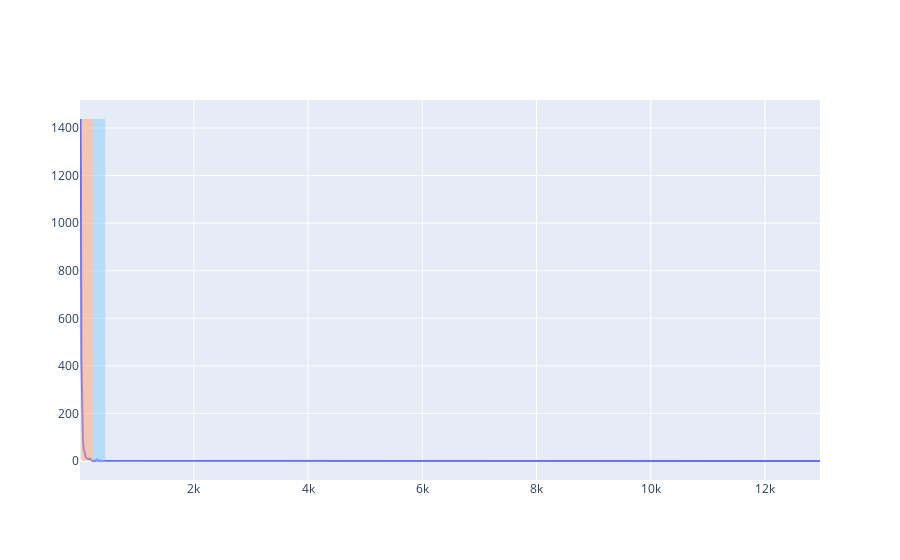
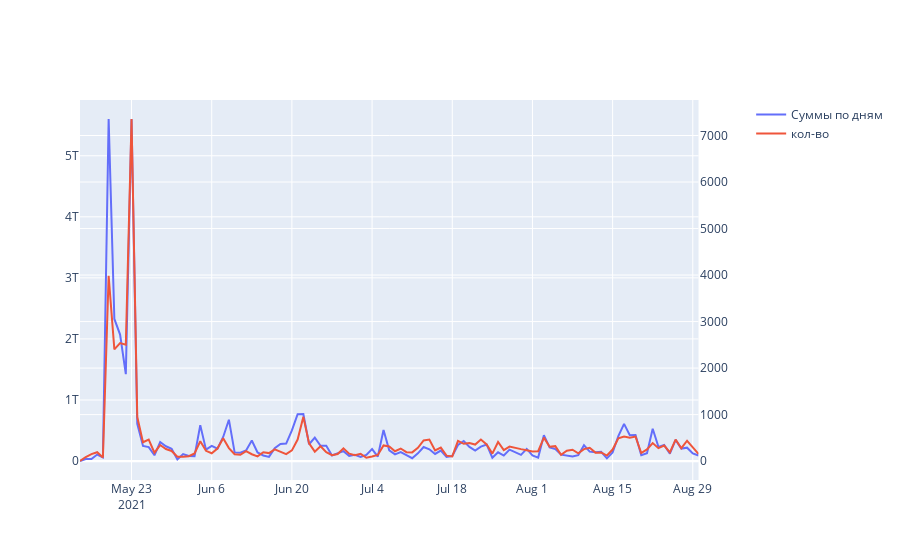
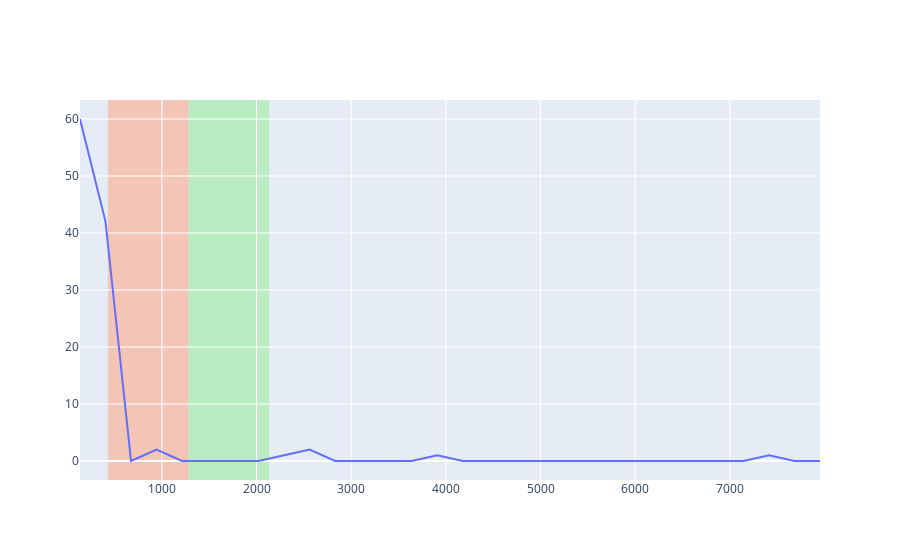

The notebook cell these images were saved under, in order:
### Code cell
import psycopg2
import plotly
import plotly.graph_objs as go
import plotly.graph_objects as px
from plotly.subplots import make_subplots
from statistics import stdev, mean
import plotly.figure_factory as ff


def split_range(minValue, maxValue, parts):
    length = (maxValue - minValue)/parts
    splits = []
    for i in range(parts):
        splits.append((i*length, (i+1)*length))
    return splits


def distr_per_sender(days,min_txs):
    # latest transaction time in db - 2021-08-30 10:37:08+00
    # earliest trans - 2021-05-14 23:35:17+00
    date_clause = "and date > timestamp '2021-08-30 10:37:08+00' - interval '%s day'" % (days,)
    connection = psycopg2.connect(user=DBUSER,
                                  password=DBPASSWORD,
                                  host=DBHOST,
                                  port=DBPORT)
    cursor = connection.cursor("lalala")
    cursor.execute(
        """select 
            sender,
            count(sender) 
            from messages 
            where 
            message_type='send'
            %s
            group by sender 
            having count(sender)<100000 and count(sender)>%s""" % (date_clause,min_txs))
    senders = []
    trans_count = []
    for row in cursor.fetchall():
        senders.append(row[0])
        trans_count.append(row[1])

    ranges = split_range(min(trans_count)*0.9, max(trans_count)*1.1, 1000)
    # each dot actualy represents an interval ( s[0],s[1] ]
    x_axis = list(map(lambda s: (s[1]-s[0])/2+s[0], ranges))
    values = [0]*len(x_axis)
    s = stdev(trans_count)
    m = mean(trans_count)
    print(m, s)
    for value in trans_count:
        for r in enumerate(ranges):
            if value > r[1][0] and value <= r[1][1]:
                values[r[0]] = values[r[0]]+1
    figdev = go.Figure()
    figdev.add_trace(go.Scatter(x=x_axis, y=values, name="", mode="lines"))
    figdev.add_shape(type="rect",
                     x0=m, y0=0, x1=m+s, y1=max(values),
                     line=dict(
                         color="LightSalmon",
                         width=0,
                     ),
                     opacity=0.5,
                     fillcolor="LightSalmon",)
    figdev.add_shape(type="rect",
                     x0=m+s, y0=0, x1=m+s*2, y1=max(values),
                     line=dict(
                         color="LightSkyBlue",
                         width=0,
                     ),
                     opacity=0.5,
                     fillcolor="LightSkyBlue",)
    figdev.show()
    c = connection.cursor()
    for sigma_step in range(25):
        sigma = sigma_step/4
        c.execute(
            "select count(*) from (select sender,count(sender) from messages where message_type='send' %s group by sender having count(sender)>%s) as a" % (date_clause,m+s*sigma)
        )
        rec = c.fetchone()
        print("sigma = %f, accounts with amount of trans above %f  - %s" %
              (sigma, m+s*sigma, rec[0]))
    c.execute(
            "select sender,count(sender) from messages where message_type='send' %s group by sender order by count(sender) desc limit 5" % (date_clause,)
        )
    for row in c.fetchall():
        print(row)




def get_senders_amount(mix_txs):
    connection = psycopg2.connect(user=DBUSER,
                                  password=DBPASSWORD,
                                  host=DBHOST,
                                  port=DBPORT)
    cursor = connection.cursor()
    cursor.execute("select count(*) from (select sender from messages where message_type='send' group by sender having  count(*)>%s) as a",(mix_txs,))
    rec = cursor.fetchone()
    return int(rec[0])


def distr_per_day(sql):
    connection = psycopg2.connect(user=DBUSER,
                                  password=DBPASSWORD,
                                  host=DBHOST,
                                  port=DBPORT)
    cursor = connection.cursor("1")
    cursor.execute(sql)
    days = []
    sums = []
    amounts = []
    for row in cursor.fetchall():
        days.append(row[0])
        sums.append(row[1])
        amounts.append(row[2])

    fig = make_subplots(specs=[[{"secondary_y": True}]])
    fig.add_trace(go.Scatter(x=days, y=sums, name="Суммы по дням"),
                  secondary_y=False)
    fig.add_trace(go.Scatter(x=days, y=amounts,
                             name="кол-во"), secondary_y=True)
    fig.show()

    ranges = split_range(min(amounts)*0.9, max(amounts)*1.1, 30)
    # each dot actualy represents an interval ( s[0],s[1] ]
    x_axis = list(map(lambda s: (s[1]-s[0])/2+s[0], ranges))
    # x_axis = list(map(lambda s: "{:.2f}-{:.2f}".format(s[0],s[1]), ranges))
    values = [0]*len(x_axis)
    for value in amounts:
        for r in enumerate(ranges):
            if value > r[1][0] and value <= r[1][1]:
                values[r[0]] = values[r[0]]+1

    s = stdev(amounts)
    m = mean(amounts)
    print(m, s)

    figdev = go.Figure()
    figdev.add_trace(go.Scatter(x=x_axis, y=values, name="", mode="lines"))
    figdev.add_vrect(
        x0=m, x1=m+s,
        fillcolor="LightSalmon", opacity=0.5,
        layer="below", line_width=0,
    )
    figdev.add_vrect(
        x0=m+s, x1=m+s*2,
        fillcolor="LightGreen", opacity=0.5,
        layer="below", line_width=0,
    )

    figdev.show()


all_send = """select 
    date_trunc('day',date) as day ,
    sum((body->>'amount')::decimal),
    count(date) 
    from messages 
    where message_type='send' 
    group by day;"""
send_min100txs = """select 
    date_trunc('day',date) as day ,
    sum((body->>'amount')::decimal),
    count(date) 
    from messages 
    where message_type='send' 
    and sender in (select sender from messages where message_type='send' group by sender having count(*)>100)
    group by day;"""
# all_transfer="select date_trunc('day',date) as day ,sum((body->>'amount')::decimal),count(date) from messages where message_type='transfer' group by day;"
# distr_per_day(all_transfer)
distr_per_sender(150,8)
# distr_per_day(all_send)
distr_per_day(send_min100txs)
print("senders with at least 10 txs",get_senders_amount(10))

### Figure 1 — Plotly figure (JSON) as saved in the notebook; plotly's stock layout.template omitted (floating-point values rounded to 4 significant figures; data arrays with more than 128 entries replaced by an {"elided": "..."} marker saying what was removed)
{"data": [{"mode": "lines", "name": "", "type": "scatter", "x": {"elided": "1000 float values"}, "y": {"elided": "1000 int values"}}], "layout": {"shapes": [{"fillcolor": "LightSalmon", "line": {"color": "LightSalmon", "width": 0}, "opacity": 0.5, "type": "rect", "x0": 32.69, "x1": 240.7, "y0": 0, "y1": 1438}, {"fillcolor": "LightSkyBlue", "line": {"color": "LightSkyBlue", "width": 0}, "opacity": 0.5, "type": "rect", "x0": 240.7, "x1": 448.7, "y0": 0, "y1": 1438}]}}

### Figure 2 — Plotly figure (JSON) as saved in the notebook; plotly's stock layout.template omitted (floating-point values rounded to 4 significant figures)
{"data": [{"name": "Суммы по дням", "type": "scatter", "x": ["2021-05-14T00:00:00+00:00", "2021-05-15T00:00:00+00:00", "2021-05-16T00:00:00+00:00", "2021-05-17T00:00:00+00:00", "2021-05-18T00:00:00+00:00", "2021-05-19T00:00:00+00:00", "2021-05-20T00:00:00+00:00", "2021-05-21T00:00:00+00:00", "2021-05-22T00:00:00+00:00", "2021-05-23T00:00:00+00:00", "2021-05-24T00:00:00+00:00", "2021-05-25T00:00:00+00:00", "2021-05-26T00:00:00+00:00", "2021-05-27T00:00:00+00:00", "2021-05-28T00:00:00+00:00", "2021-05-29T00:00:00+00:00", "2021-05-30T00:00:00+00:00", "2021-05-31T00:00:00+00:00", "2021-06-01T00:00:00+00:00", "2021-06-02T00:00:00+00:00", "2021-06-03T00:00:00+00:00", "2021-06-04T00:00:00+00:00", "2021-06-05T00:00:00+00:00", "2021-06-06T00:00:00+00:00", "2021-06-07T00:00:00+00:00", "2021-06-08T00:00:00+00:00", "2021-06-09T00:00:00+00:00", "2021-06-10T00:00:00+00:00", "2021-06-11T00:00:00+00:00", "2021-06-12T00:00:00+00:00", "2021-06-13T00:00:00+00:00", "2021-06-14T00:00:00+00:00", "2021-06-15T00:00:00+00:00", "2021-06-16T00:00:00+00:00", "2021-06-17T00:00:00+00:00", "2021-06-18T00:00:00+00:00", "2021-06-19T00:00:00+00:00", "2021-06-20T00:00:00+00:00", "2021-06-21T00:00:00+00:00", "2021-06-22T00:00:00+00:00", "2021-06-23T00:00:00+00:00", "2021-06-24T00:00:00+00:00", "2021-06-25T00:00:00+00:00", "2021-06-26T00:00:00+00:00", "2021-06-27T00:00:00+00:00", "2021-06-28T00:00:00+00:00", "2021-06-29T00:00:00+00:00", "2021-06-30T00:00:00+00:00", "2021-07-01T00:00:00+00:00", "2021-07-02T00:00:00+00:00", "2021-07-03T00:00:00+00:00", "2021-07-04T00:00:00+00:00", "2021-07-05T00:00:00+00:00", "2021-07-06T00:00:00+00:00", "2021-07-07T00:00:00+00:00", "2021-07-08T00:00:00+00:00", "2021-07-09T00:00:00+00:00", "2021-07-10T00:00:00+00:00", "2021-07-11T00:00:00+00:00", "2021-07-12T00:00:00+00:00", "2021-07-13T00:00:00+00:00", "2021-07-14T00:00:00+00:00", "2021-07-15T00:00:00+00:00", "2021-07-16T00:00:00+00:00", "2021-07-17T00:00:00+00:00", "2021-07-18T00:00:00+00:00", "2021-07-19T00:00:00+00:00", "2021-07-20T00:00:00+00:00", "2021-07-21T00:00:00+00:00", "2021-07-22T00:00:00+00:00", "2021-07-23T00:00:00+00:00", "2021-07-24T00:00:00+00:00", "2021-07-25T00:00:00+00:00", "2021-07-26T00:00:00+00:00", "2021-07-27T00:00:00+00:00", "2021-07-28T00:00:00+00:00", "2021-07-29T00:00:00+00:00", "2021-07-30T00:00:00+00:00", "2021-07-31T00:00:00+00:00", "2021-08-01T00:00:00+00:00", "2021-08-02T00:00:00+00:00", "2021-08-03T00:00:00+00:00", "2021-08-04T00:00:00+00:00", "2021-08-05T00:00:00+00:00", "2021-08-06T00:00:00+00:00", "2021-08-07T00:00:00+00:00", "2021-08-08T00:00:00+00:00", "2021-08-09T00:00:00+00:00", "2021-08-10T00:00:00+00:00", "2021-08-11T00:00:00+00:00", "2021-08-12T00:00:00+00:00", "2021-08-13T00:00:00+00:00", "2021-08-14T00:00:00+00:00", "2021-08-15T00:00:00+00:00", "2021-08-16T00:00:00+00:00", "2021-08-17T00:00:00+00:00", "2021-08-18T00:00:00+00:00", "2021-08-19T00:00:00+00:00", "2021-08-20T00:00:00+00:00", "2021-08-21T00:00:00+00:00", "2021-08-22T00:00:00+00:00", "2021-08-23T00:00:00+00:00", "2021-08-24T00:00:00+00:00", "2021-08-25T00:00:00+00:00", "2021-08-26T00:00:00+00:00", "2021-08-27T00:00:00+00:00", "2021-08-28T00:00:00+00:00", "2021-08-29T00:00:00+00:00", "2021-08-30T00:00:00+00:00"], "xaxis": "x", "y": [574461648, 31688803441, 32793618842, 106154573541, 60015228970, 5602109401551, 2327077035785, 2071474818195, 1423681289947, 5599516381417, 609420013483, 246771902177, 228235622347, 94212348323, 310937976386, 241998732994, 200674337931, 25494804789, 114825118851, 83481746974, 80597271829, 588203929658, 186290331962, 248904618394, 201809989951, 394343811625, 677038992169, 141331963505, 135542982697, 174303750692, 335478603198, 140952305726, 91385880825, 67814751917, 208432627744, 278290590518, 285956897516, 501068862773, 767881909323, 770235389852, 274716862760, 383522821334, 248827607424, 251878811903, 89792947700, 131126235056, 161315081196, 84932813413, 103251015993, 67945282016, 101079269192, 196231108090, 73910196732, 508827073663, 174702881820, 108239814586, 146447197494, 96047548648, 46813993233, 126296136281, 229773004531, 192404106369, 116555446910, 172020190479, 69060396133, 81246717954, 263732793229, 326913906299, 230903717947, 172247958072, 236409141097, 271444359575, 53902813434, 143383477628, 90389443119, 187158106849, 143909101186, 101221740332, 198375380597, 92899443761, 56775089497, 423297416662, 223490097515, 196110032971, 104055705023, 88966289458, 74130733903, 96707516186, 258868120799, 153702135606, 142105998077, 151784586501, 43955495632, 142083284023, 407780840970, 607976329337, 421828295461, 425290025747, 93707767392, 127680178259, 528528885018, 232463731183, 262178991722, 122288425057, 345835124969, 203526773129, 218600386521, 124557885119, 90176125991], "yaxis": "y"}, {"name": "кол-во", "type": "scatter", "x": ["2021-05-14T00:00:00+00:00", "2021-05-15T00:00:00+00:00", "2021-05-16T00:00:00+00:00", "2021-05-17T00:00:00+00:00", "2021-05-18T00:00:00+00:00", "2021-05-19T00:00:00+00:00", "2021-05-20T00:00:00+00:00", "2021-05-21T00:00:00+00:00", "2021-05-22T00:00:00+00:00", "2021-05-23T00:00:00+00:00", "2021-05-24T00:00:00+00:00", "2021-05-25T00:00:00+00:00", "2021-05-26T00:00:00+00:00", "2021-05-27T00:00:00+00:00", "2021-05-28T00:00:00+00:00", "2021-05-29T00:00:00+00:00", "2021-05-30T00:00:00+00:00", "2021-05-31T00:00:00+00:00", "2021-06-01T00:00:00+00:00", "2021-06-02T00:00:00+00:00", "2021-06-03T00:00:00+00:00", "2021-06-04T00:00:00+00:00", "2021-06-05T00:00:00+00:00", "2021-06-06T00:00:00+00:00", "2021-06-07T00:00:00+00:00", "2021-06-08T00:00:00+00:00", "2021-06-09T00:00:00+00:00", "2021-06-10T00:00:00+00:00", "2021-06-11T00:00:00+00:00", "2021-06-12T00:00:00+00:00", "2021-06-13T00:00:00+00:00", "2021-06-14T00:00:00+00:00", "2021-06-15T00:00:00+00:00", "2021-06-16T00:00:00+00:00", "2021-06-17T00:00:00+00:00", "2021-06-18T00:00:00+00:00", "2021-06-19T00:00:00+00:00", "2021-06-20T00:00:00+00:00", "2021-06-21T00:00:00+00:00", "2021-06-22T00:00:00+00:00", "2021-06-23T00:00:00+00:00", "2021-06-24T00:00:00+00:00", "2021-06-25T00:00:00+00:00", "2021-06-26T00:00:00+00:00", "2021-06-27T00:00:00+00:00", "2021-06-28T00:00:00+00:00", "2021-06-29T00:00:00+00:00", "2021-06-30T00:00:00+00:00", "2021-07-01T00:00:00+00:00", "2021-07-02T00:00:00+00:00", "2021-07-03T00:00:00+00:00", "2021-07-04T00:00:00+00:00", "2021-07-05T00:00:00+00:00", "2021-07-06T00:00:00+00:00", "2021-07-07T00:00:00+00:00", "2021-07-08T00:00:00+00:00", "2021-07-09T00:00:00+00:00", "2021-07-10T00:00:00+00:00", "2021-07-11T00:00:00+00:00", "2021-07-12T00:00:00+00:00", "2021-07-13T00:00:00+00:00", "2021-07-14T00:00:00+00:00", "2021-07-15T00:00:00+00:00", "2021-07-16T00:00:00+00:00", "2021-07-17T00:00:00+00:00", "2021-07-18T00:00:00+00:00", "2021-07-19T00:00:00+00:00", "2021-07-20T00:00:00+00:00", "2021-07-21T00:00:00+00:00", "2021-07-22T00:00:00+00:00", "2021-07-23T00:00:00+00:00", "2021-07-24T00:00:00+00:00", "2021-07-25T00:00:00+00:00", "2021-07-26T00:00:00+00:00", "2021-07-27T00:00:00+00:00", "2021-07-28T00:00:00+00:00", "2021-07-29T00:00:00+00:00", "2021-07-30T00:00:00+00:00", "2021-07-31T00:00:00+00:00", "2021-08-01T00:00:00+00:00", "2021-08-02T00:00:00+00:00", "2021-08-03T00:00:00+00:00", "2021-08-04T00:00:00+00:00", "2021-08-05T00:00:00+00:00", "2021-08-06T00:00:00+00:00", "2021-08-07T00:00:00+00:00", "2021-08-08T00:00:00+00:00", "2021-08-09T00:00:00+00:00", "2021-08-10T00:00:00+00:00", "2021-08-11T00:00:00+00:00", "2021-08-12T00:00:00+00:00", "2021-08-13T00:00:00+00:00", "2021-08-14T00:00:00+00:00", "2021-08-15T00:00:00+00:00", "2021-08-16T00:00:00+00:00", "2021-08-17T00:00:00+00:00", "2021-08-18T00:00:00+00:00", "2021-08-19T00:00:00+00:00", "2021-08-20T00:00:00+00:00", "2021-08-21T00:00:00+00:00", "2021-08-22T00:00:00+00:00", "2021-08-23T00:00:00+00:00", "2021-08-24T00:00:00+00:00", "2021-08-25T00:00:00+00:00", "2021-08-26T00:00:00+00:00", "2021-08-27T00:00:00+00:00", "2021-08-28T00:00:00+00:00", "2021-08-29T00:00:00+00:00", "2021-08-30T00:00:00+00:00"], "xaxis": "x", "y": [3, 88, 151, 192, 77, 3984, 2404, 2537, 2505, 7355, 948, 406, 463, 181, 346, 260, 219, 95, 96, 107, 165, 428, 222, 169, 271, 493, 281, 148, 136, 215, 148, 103, 191, 173, 252, 201, 150, 232, 464, 952, 381, 204, 320, 193, 129, 154, 274, 160, 128, 156, 72, 98, 133, 338, 314, 213, 271, 192, 188, 286, 445, 463, 232, 291, 118, 102, 434, 372, 390, 356, 463, 360, 162, 412, 238, 312, 278, 258, 236, 206, 213, 506, 308, 322, 136, 223, 245, 169, 258, 288, 183, 187, 121, 249, 489, 527, 503, 528, 174, 251, 388, 279, 335, 186, 464, 278, 438, 285, 156], "yaxis": "y2"}], "layout": {"xaxis": {"anchor": "y", "domain": [0, 0.94]}, "yaxis": {"anchor": "x", "domain": [0, 1]}, "yaxis2": {"anchor": "x", "overlaying": "y", "side": "right"}}}

### Figure 3 — Plotly figure (JSON) as saved in the notebook; plotly's stock layout.template omitted (floating-point values rounded to 4 significant figures)
{"data": [{"mode": "lines", "name": "", "type": "scatter", "x": [134.8, 404.4, 674.0, 943.6, 1213.0, 1483.0, 1752.0, 2022.0, 2292.0, 2561.0, 2831.0, 3100.0, 3370.0, 3640.0, 3909.0, 4179.0, 4448.0, 4718.0, 4987.0, 5257.0, 5527.0, 5796.0, 6066.0, 6335.0, 6605.0, 6875.0, 7144.0, 7414.0, 7683.0, 7953.0], "y": [60, 42, 0, 2, 0, 0, 0, 0, 1, 2, 0, 0, 0, 0, 1, 0, 0, 0, 0, 0, 0, 0, 0, 0, 0, 0, 0, 1, 0, 0]}], "layout": {"shapes": [{"fillcolor": "LightSalmon", "layer": "below", "line": {"width": 0}, "opacity": 0.5, "type": "rect", "x0": 429.7, "x1": 1281.0, "xref": "x", "y0": 0, "y1": 1, "yref": "y domain"}, {"fillcolor": "LightGreen", "layer": "below", "line": {"width": 0}, "opacity": 0.5, "type": "rect", "x0": 1281.0, "x1": 2133.0, "xref": "x", "y0": 0, "y1": 1, "yref": "y domain"}]}}
